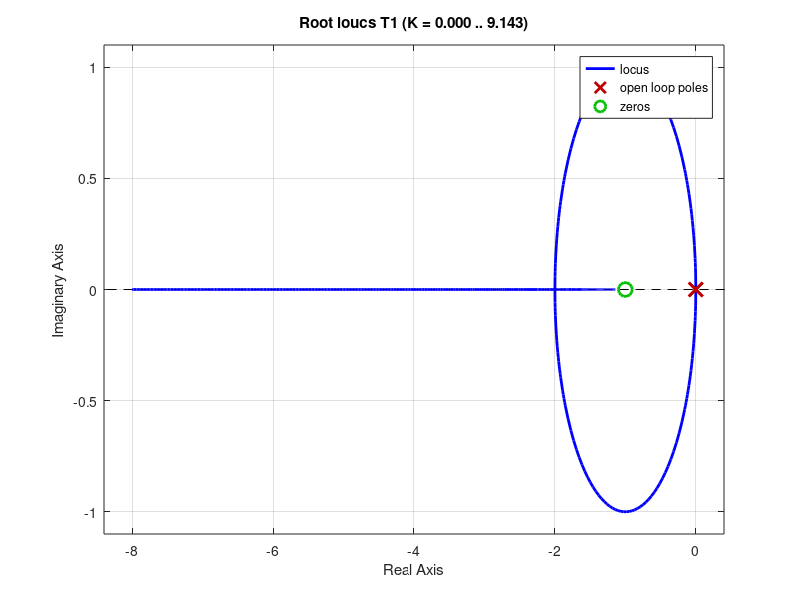
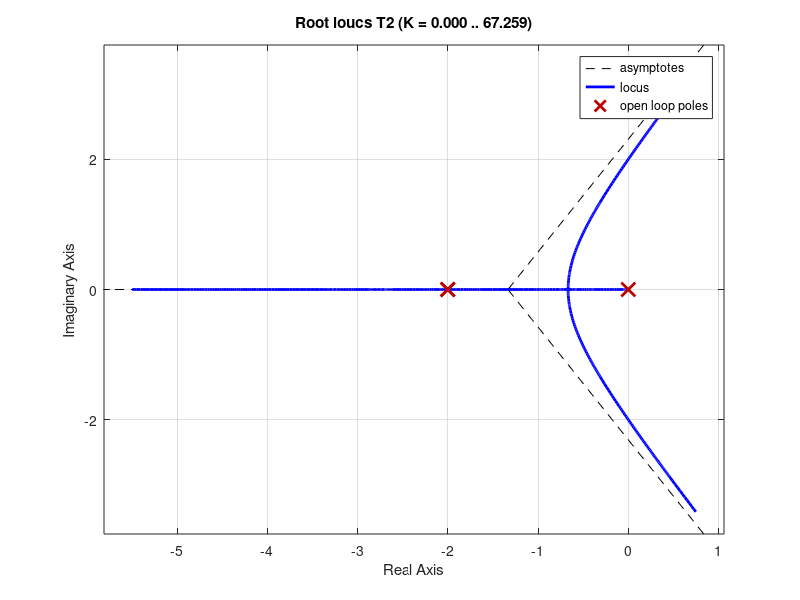
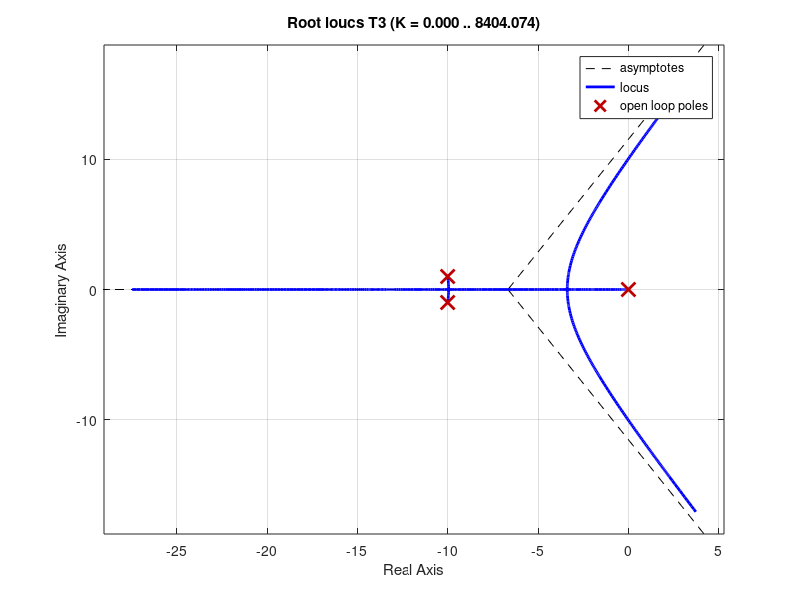

The MATLAB source for these figures, in order:
n1 = [1 1];
d1 = [1 0 0];
T1 = tf(n1, d1);
rlocus(T1)
figure
n2 = 1;
d2 = [1 4 4 0];
T2 = tf(n2, d2);
rlocus(T2)
figure
d3 = [1 20 101 0];
T3 = tf(n2, d3);
rlocus(T3)  
